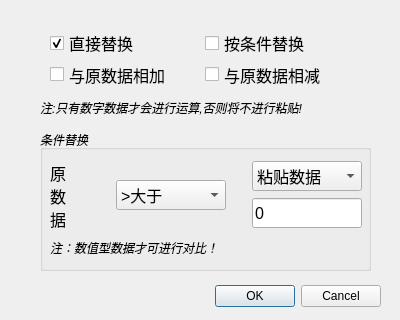
<?xml version="1.0" encoding="UTF-8"?>
<ui version="4.0">
 <class>Dialogstickup</class>
 <widget class="QDialog" name="Dialogstickup">
  <property name="geometry">
   <rect>
    <x>0</x>
    <y>0</y>
    <width>400</width>
    <height>320</height>
   </rect>
  </property>
  <property name="minimumSize">
   <size>
    <width>400</width>
    <height>320</height>
   </size>
  </property>
  <property name="maximumSize">
   <size>
    <width>16777215</width>
    <height>16777215</height>
   </size>
  </property>
  <property name="windowTitle">
   <string>Dialog</string>
  </property>
  <widget class="QDialogButtonBox" name="buttonBox">
   <property name="geometry">
    <rect>
     <x>40</x>
     <y>280</y>
     <width>341</width>
     <height>32</height>
    </rect>
   </property>
   <property name="orientation">
    <enum>Qt::Horizontal</enum>
   </property>
   <property name="standardButtons">
    <set>QDialogButtonBox::Cancel|QDialogButtonBox::Ok</set>
   </property>
  </widget>
  <widget class="QLabel" name="labelinformation">
   <property name="geometry">
    <rect>
     <x>40</x>
     <y>100</y>
     <width>341</width>
     <height>16</height>
    </rect>
   </property>
   <property name="font">
    <font>
     <italic>true</italic>
    </font>
   </property>
   <property name="text">
    <string>注:只有数字数据才会进行运算,否则将不进行粘贴!</string>
   </property>
  </widget>
  <widget class="QGroupBox" name="groupBox">
   <property name="geometry">
    <rect>
     <x>40</x>
     <y>130</y>
     <width>331</width>
     <height>141</height>
    </rect>
   </property>
   <property name="font">
    <font>
     <italic>true</italic>
    </font>
   </property>
   <property name="title">
    <string>条件替换</string>
   </property>
   <widget class="QWidget" name="layoutWidget">
    <property name="geometry">
     <rect>
      <x>10</x>
      <y>30</y>
      <width>312</width>
      <height>71</height>
     </rect>
    </property>
    <layout class="QHBoxLayout" name="horizontalLayout">
     <item>
      <widget class="QLabel" name="label">
       <property name="font">
        <font>
         <pointsize>12</pointsize>
         <italic>false</italic>
        </font>
       </property>
       <property name="text">
        <string>原
数
据</string>
       </property>
      </widget>
     </item>
     <item>
      <spacer name="horizontalSpacer">
       <property name="orientation">
        <enum>Qt::Horizontal</enum>
       </property>
       <property name="sizeType">
        <enum>QSizePolicy::Fixed</enum>
       </property>
       <property name="sizeHint" stdset="0">
        <size>
         <width>20</width>
         <height>20</height>
        </size>
       </property>
      </spacer>
     </item>
     <item>
      <widget class="QComboBox" name="comboBoxselect">
       <property name="maximumSize">
        <size>
         <width>110</width>
         <height>30</height>
        </size>
       </property>
       <property name="font">
        <font>
         <pointsize>12</pointsize>
         <italic>false</italic>
        </font>
       </property>
       <item>
        <property name="text">
         <string>&gt;大于</string>
        </property>
       </item>
       <item>
        <property name="text">
         <string>&gt;=大于等于</string>
        </property>
       </item>
       <item>
        <property name="text">
         <string>&lt;小于</string>
        </property>
       </item>
       <item>
        <property name="text">
         <string>&lt;=小于等于</string>
        </property>
       </item>
       <item>
        <property name="text">
         <string>!=不等于</string>
        </property>
       </item>
      </widget>
     </item>
     <item>
      <spacer name="horizontalSpacer_2">
       <property name="orientation">
        <enum>Qt::Horizontal</enum>
       </property>
       <property name="sizeType">
        <enum>QSizePolicy::Fixed</enum>
       </property>
       <property name="sizeHint" stdset="0">
        <size>
         <width>20</width>
         <height>20</height>
        </size>
       </property>
      </spacer>
     </item>
     <item>
      <layout class="QVBoxLayout" name="verticalLayout">
       <item>
        <widget class="QComboBox" name="comboBoxnumorother">
         <property name="maximumSize">
          <size>
           <width>110</width>
           <height>30</height>
          </size>
         </property>
         <property name="font">
          <font>
           <pointsize>12</pointsize>
           <italic>false</italic>
          </font>
         </property>
         <item>
          <property name="text">
           <string>粘贴数据</string>
          </property>
         </item>
         <item>
          <property name="text">
           <string>数值</string>
          </property>
         </item>
        </widget>
       </item>
       <item>
        <widget class="QLineEdit" name="lineEdit">
         <property name="maximumSize">
          <size>
           <width>110</width>
           <height>30</height>
          </size>
         </property>
         <property name="font">
          <font>
           <pointsize>12</pointsize>
           <italic>false</italic>
          </font>
         </property>
         <property name="text">
          <string>0</string>
         </property>
        </widget>
       </item>
      </layout>
     </item>
    </layout>
   </widget>
   <widget class="QLabel" name="label_2">
    <property name="geometry">
     <rect>
      <x>10</x>
      <y>110</y>
      <width>211</width>
      <height>16</height>
     </rect>
    </property>
    <property name="text">
     <string>注：数值型数据才可进行对比！</string>
    </property>
   </widget>
  </widget>
  <widget class="QWidget" name="layoutWidget">
   <property name="geometry">
    <rect>
     <x>50</x>
     <y>30</y>
     <width>303</width>
     <height>57</height>
    </rect>
   </property>
   <layout class="QGridLayout" name="gridLayout">
    <item row="0" column="0">
     <widget class="QCheckBox" name="checkBoxstickup">
      <property name="font">
       <font>
        <pointsize>12</pointsize>
       </font>
      </property>
      <property name="text">
       <string>直接替换</string>
      </property>
      <property name="checked">
       <bool>true</bool>
      </property>
     </widget>
    </item>
    <item row="0" column="1">
     <widget class="QCheckBox" name="checkBoxif">
      <property name="font">
       <font>
        <pointsize>12</pointsize>
       </font>
      </property>
      <property name="text">
       <string>按条件替换</string>
      </property>
     </widget>
    </item>
    <item row="1" column="0">
     <widget class="QCheckBox" name="checkBoxadd">
      <property name="font">
       <font>
        <pointsize>12</pointsize>
       </font>
      </property>
      <property name="text">
       <string>与原数据相加</string>
      </property>
     </widget>
    </item>
    <item row="1" column="1">
     <widget class="QCheckBox" name="checkBoxsub">
      <property name="font">
       <font>
        <pointsize>12</pointsize>
       </font>
      </property>
      <property name="text">
       <string>与原数据相减</string>
      </property>
     </widget>
    </item>
   </layout>
  </widget>
 </widget>
 <resources/>
 <connections>
  <connection>
   <sender>buttonBox</sender>
   <signal>accepted()</signal>
   <receiver>Dialogstickup</receiver>
   <slot>accept()</slot>
   <hints>
    <hint type="sourcelabel">
     <x>248</x>
     <y>254</y>
    </hint>
    <hint type="destinationlabel">
     <x>157</x>
     <y>274</y>
    </hint>
   </hints>
  </connection>
  <connection>
   <sender>buttonBox</sender>
   <signal>rejected()</signal>
   <receiver>Dialogstickup</receiver>
   <slot>reject()</slot>
   <hints>
    <hint type="sourcelabel">
     <x>316</x>
     <y>260</y>
    </hint>
    <hint type="destinationlabel">
     <x>286</x>
     <y>274</y>
    </hint>
   </hints>
  </connection>
 </connections>
</ui>
